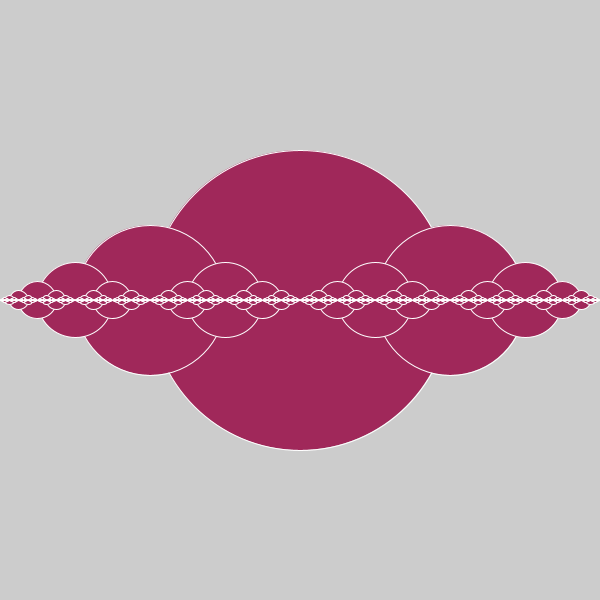
Frame 1 (no input)
Frame 60 (the mouse pressed at the canvas centre just before this capture): identical to frame 1, image omitted
Frame 120 (the mouse held since frame 60 and released just before this capture): identical to frame 1, image omitted

The Processing sketch that drew this single still picture (run headless with seeded random() and noise(); from frame 60 on, the mouse is pressed at the canvas centre):

// Processing sketch: CircleFractal
// ── CircleFractal.pde
float R = 160; 
float G = 40; 
float B = 90; 


public void settings() {
  size(600, 600); 
}

public void setup() {
  fill(R, G, B); 
  stroke(255); 
  
  drawFrac(width/2, height/2, 300); 
}

public void draw() {

}

public void circle(float xLoc, float yLoc, float rad) {
  ellipse(xLoc, yLoc, rad, rad);
}

public void drawFrac(float x, float y, float r) {
  circle(x, y, r); 
  if (r < 1) {
    return; 
  } else {
    drawFrac(x + r/2, y, r/2); 
    drawFrac(x - r/2, y, r/2); 
  }
  
  
}
